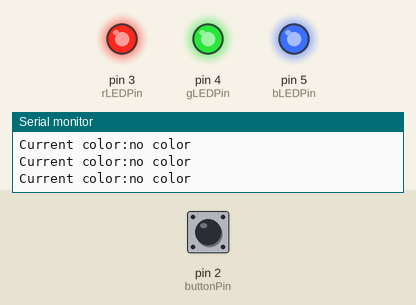
A sketch run on a simulated Arduino Uno, built with avr-gcc and run on an emulated ATmega328P. Shown: output pins drawn as LEDs (lit = HIGH), the last lines printed to the serial monitor. Inputs (shaded band) come from the test bench; at power-on: pin 2 (buttonPin) HIGH.

Above: at 1.2 s.
1.3 s: pin 2 (buttonPin) pulled LOW for 1 s
At 3.4 s:
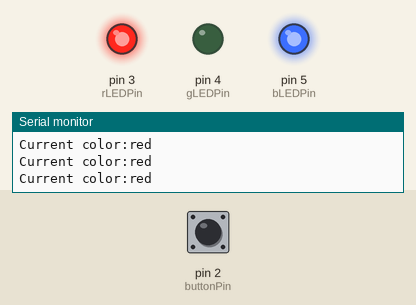
4.3 s: pin 2 (buttonPin) pulled LOW for 0.15 s
At 5.3 s:
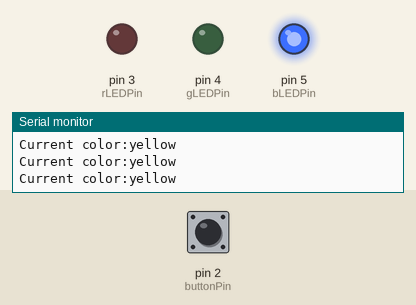
6.4 s: pin 2 (buttonPin) pulsed LOW 2 times (0.12 s each, 0.3 s apart)
At 6.71 s:
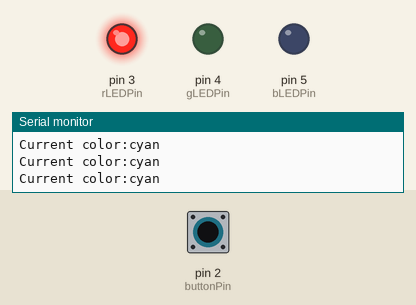
8.5 s: pin 2 (buttonPin) pulsed LOW 5 times (0.12 s each, 0.3 s apart)
At 10.6 s:
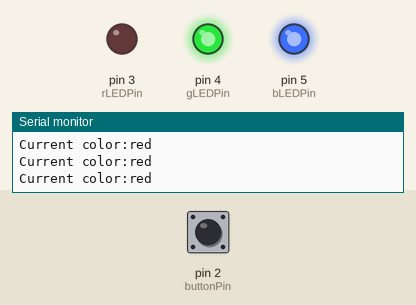
Timing chart, 0 to 12.1 s (numbered marks = the images above; inputs shaded):
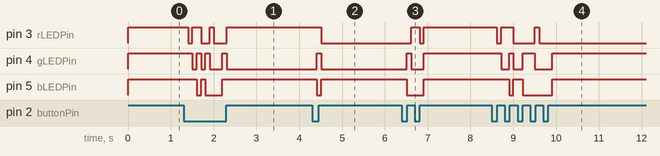

Measured:
- after the input at 1.3 s, pin 3 (rLEDPin): goes LOW 0.10 s, HIGH 0.20 s, LOW 0.20 s, HIGH 0.10 s, LOW 0.30 s, then HIGH, starting after 0.11 s; pin 4 (gLEDPin): goes LOW 0.10 s, HIGH 0.10 s, LOW 0.10 s, HIGH 0.10 s, LOW 0.30 s, HIGH 0.10 s, then LOW, starting after 0.21 s
- after the input at 4.3 s, pin 3 (rLEDPin): HIGH → LOW after 0.21 s; pin 4 (gLEDPin): LOW → HIGH after 0.11 s, → LOW 0.10 s later; pin 5 (bLEDPin): HIGH → LOW after 0.11 s, → HIGH 0.10 s later
- after the input at 6.4 s, pin 3 (rLEDPin): LOW → HIGH after 0.21 s, → LOW 0.20 s later, → HIGH 0.10 s later; pin 4 (gLEDPin): LOW → HIGH after 0.11 s, → LOW 0.10 s later, → HIGH 0.30 s later; pin 5 (bLEDPin): HIGH → LOW after 0.11 s, → HIGH 0.40 s later
- after the input at 8.5 s, pin 3 (rLEDPin): goes LOW 0.10 s, HIGH 0.29 s, LOW 0.50 s, HIGH 0.10 s, then LOW, starting after 0.11 s; pin 4 (gLEDPin): goes LOW 0.19 s, HIGH 0.10 s, LOW 0.22 s, HIGH 0.28 s, LOW 0.41 s, then HIGH, starting after 0.21 s; pin 5 (bLEDPin): HIGH → LOW after 0.40 s, → HIGH 0.10 s later, → LOW 0.22 s later, → HIGH 0.69 s later

The sketch:

Homework1_paperlamp.ino
```cpp
const int buttonPin=2;
const int rLEDPin=3;
const int gLEDPin=4;
const int bLEDPin=5;


int buttonState=0; //variable for reading the pushbutton state
int ledcolor=0;
String color= "no color";

// the setup function runs once when you press reset or power the board
void setup() {
  pinMode(rLEDPin, OUTPUT);
  pinMode(gLEDPin, OUTPUT);
  pinMode(bLEDPin, OUTPUT);
  pinMode(buttonPin,INPUT);
  Serial.begin(9600);//Baund rate setting
}

// the loop function runs over and over again forever
void loop() {
  //read the state of the pushbutton value
  buttonState=digitalRead(buttonPin);

  //check if the pushbutton is pressed (if yes it is LOW)
  if (buttonState==LOW){
    //turn led on
    ledcolor=ledcolor+1;
    delay(100);
    if (buttonState==LOW){
      if (digitalRead(rLEDPin)==HIGH){
        digitalWrite(rLEDPin,LOW);
      }
    }
  }
  else{
    Serial.print("Current color:");
    Serial.println(color);
  }
  if (ledcolor==0){
    digitalWrite(rLEDPin, HIGH);
    digitalWrite(gLEDPin, HIGH);
    digitalWrite(bLEDPin, HIGH);
    color="no color";
  }
  else if (ledcolor==1){
    //red
    digitalWrite(rLEDPin, LOW);
    digitalWrite(gLEDPin, HIGH);
    digitalWrite(bLEDPin, HIGH);
    color="red";
  }
  else if (ledcolor==2){
    //green
    digitalWrite(rLEDPin, HIGH);
    digitalWrite(gLEDPin, LOW);
    digitalWrite(bLEDPin, HIGH);
  }
  else if (ledcolor==3){
    //blue
    digitalWrite(rLEDPin, HIGH);
    digitalWrite(gLEDPin, HIGH);
    digitalWrite(bLEDPin, LOW);
    color="blue";
  }
  else if (ledcolor==4){
    //yellow
    digitalWrite(rLEDPin, LOW);
    digitalWrite(gLEDPin, LOW);
    digitalWrite(bLEDPin, HIGH);
    color="yellow";
  }
  else if (ledcolor==5){
    //purple
    digitalWrite(rLEDPin, LOW);
    digitalWrite(gLEDPin, HIGH);
    digitalWrite(bLEDPin, LOW);
    color="purple";
  }
  else if (ledcolor==6){
    //cyan
    digitalWrite(rLEDPin, HIGH);
    digitalWrite(gLEDPin, LOW);
    digitalWrite(bLEDPin, LOW);
    color="cyan";
  }
  else if (ledcolor==7){
    //white
    digitalWrite(rLEDPin, LOW);
    digitalWrite(gLEDPin, LOW);
    digitalWrite(bLEDPin, LOW);
    color="white";
  }
  else if (ledcolor==8){
    ledcolor=0;
  }
}
```
